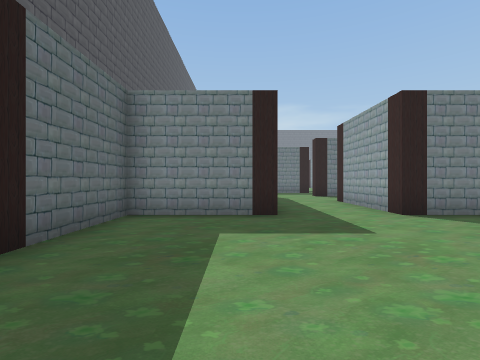
[1] (above)

24 first-person views from a walk through a scene from a Unity 3-D project. The camera is 1.4 m above the floor, looks level and sees 85° across. The floor is counted in squares, 2 m on a side. Each view is taken from the middle of a square. On the plan, view 1 faces up. The plan holds only what a view shows up to about 9 squares ahead; the rest is blank. The place goes on beyond the plan. The player is left out.

[2]
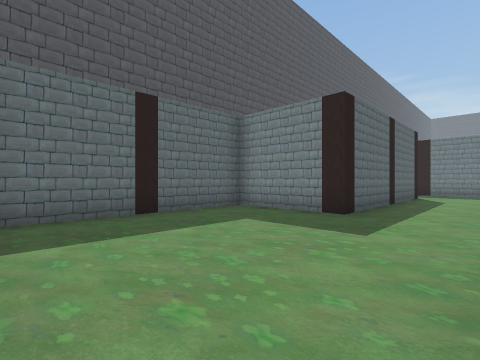

[3]
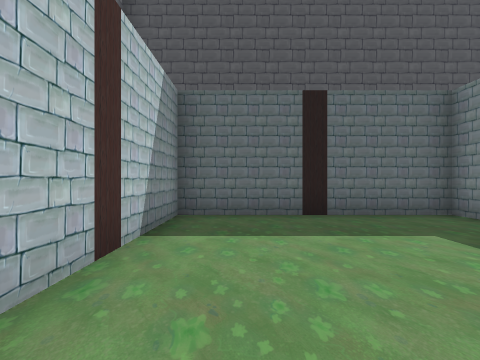

[4]
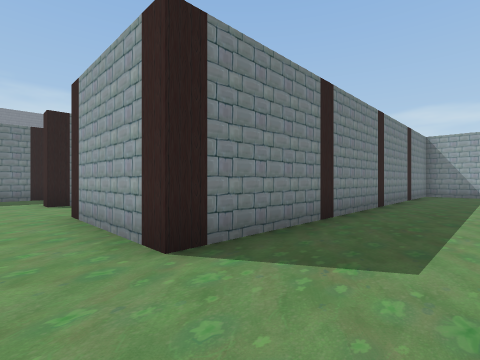

[5]
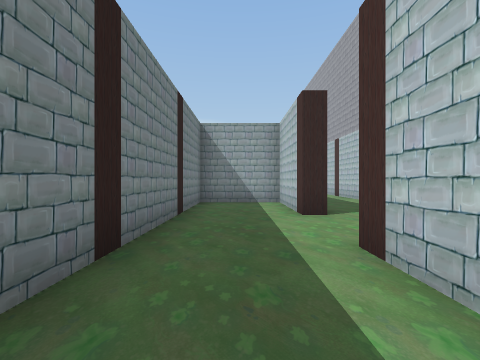

[6]
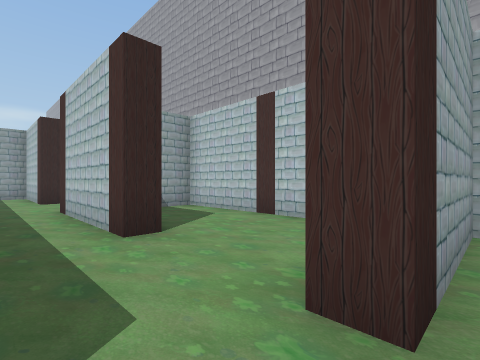

[7]
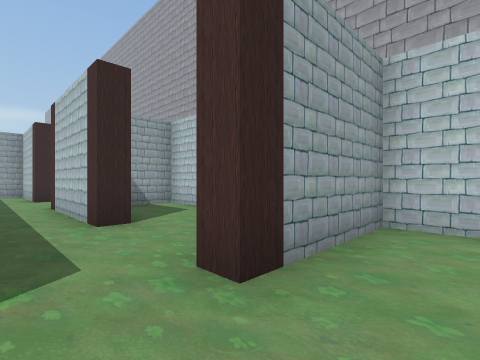

[8]
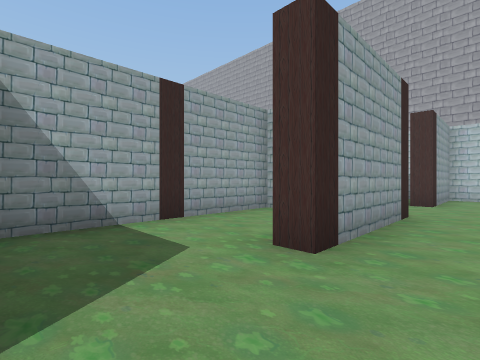

[9]
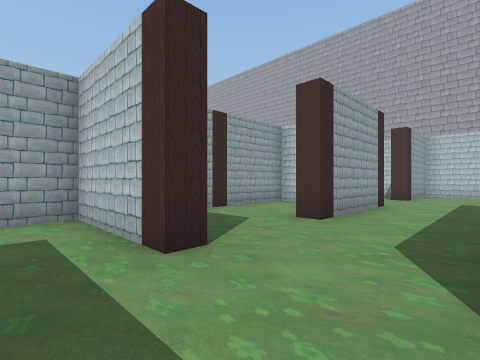

[10]
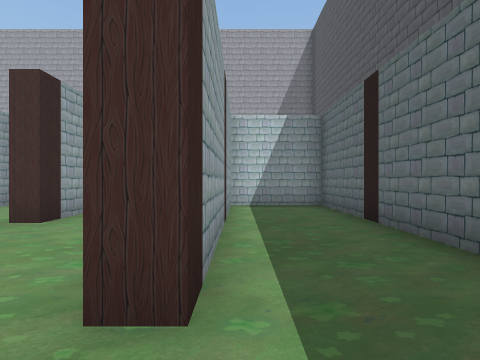

[11]
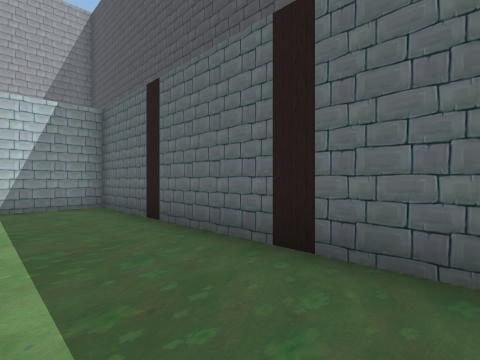

[12]
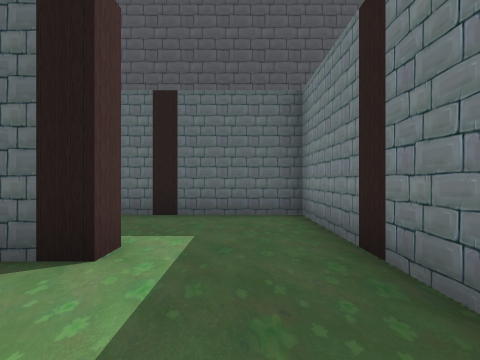

[13]
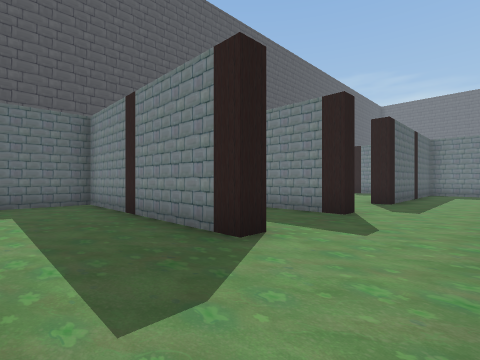

[14]
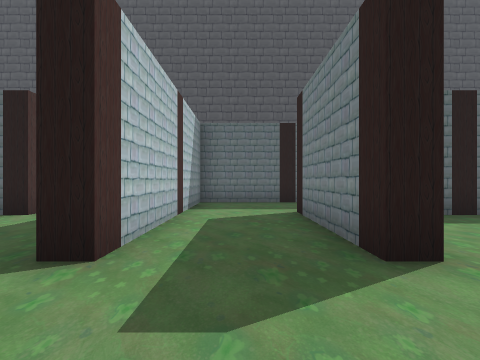

[15]
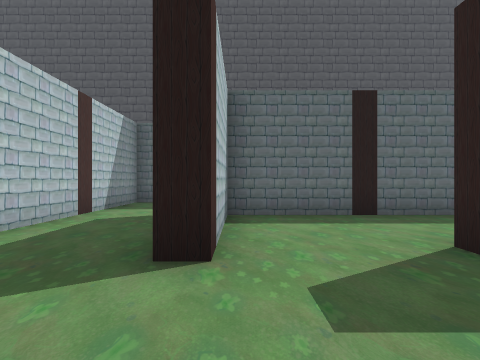

[16]
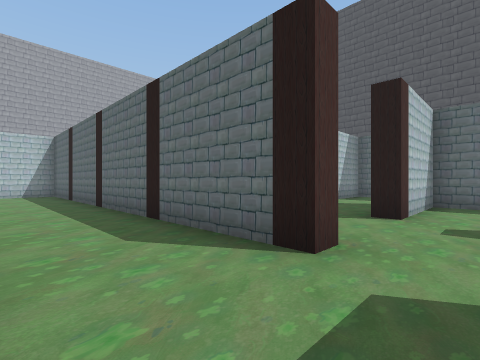

[17]
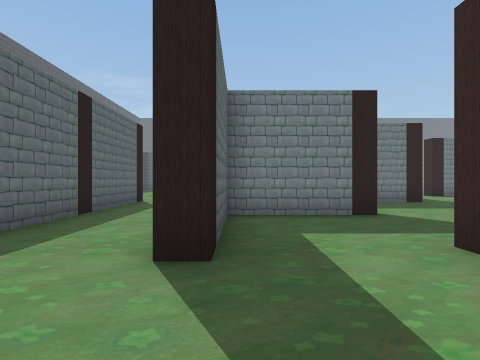

[18]
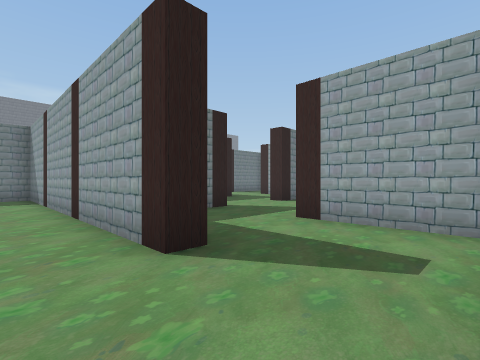

[19]
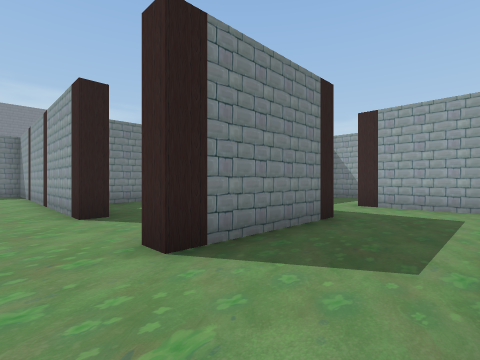

[20]
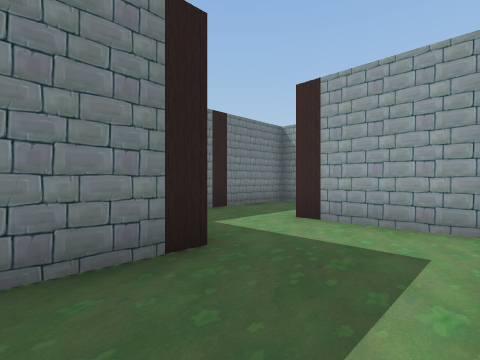

[21]
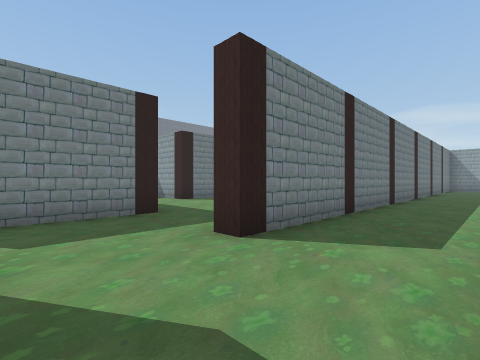

[22]
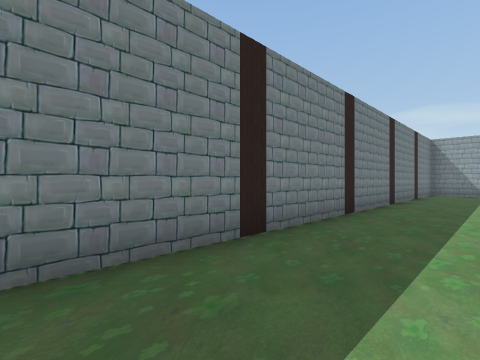

[23]
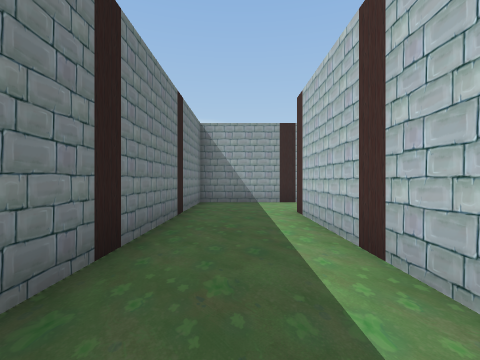

[24]
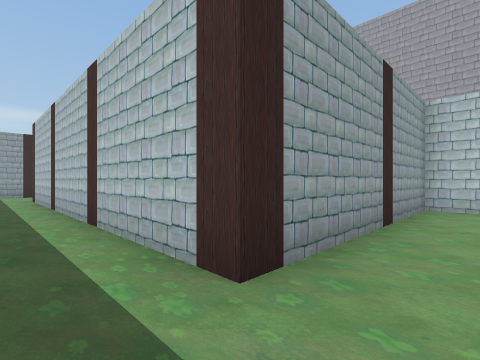

### Floor plan
Key: @ floor where view 1 was taken; # wall or solid block; . floor.
Columns run from 3 left of view 1 to 34 right of it. Each row starts with its distance up from view 1.
 22     #  #.
 21     #..#..
 20     #.....  ##
 19     #........#      ..
 18 #.  #........#      ..
 17 #...###...#..#  ####.
 16 #.........#..#  ....
 15 #.........#..#  ....
 14 #######...#..###...###################
 13 #.........#..#.......................#
 12 #.........#..#.......................#
 11 #...#..####.....###### ..#########  .#
 10 #...#.....#.....#....  ..#
  9 #...#.....#.....#...   ..#
  8 #...#..#..#..####..#   ..#
  7 #...#..#..#........#   ..#
  6 #...#..#..#........#   ..#
  5 #####..#############   ###
  4 #..................#
  3 #..................#
  2 #......#..####..####
  1 #......#.....#  ....
  0 #..@...#.....#
 -1 ######## #####

Positions as (right, up) in squares from view 1, and headings:
1: (0, 0), facing up
2: (3, 0), facing up-left
3: (3, 1), facing left
4: (2, 3), facing up-right
5: (7, 4), facing right
6: (3, 4), facing down-right
7: (2, 4), facing down-right
8: (2, 11), facing down-right
9: (1, 13), facing down-right
10: (0, 13), facing down
11: (0, 13), facing down-left
12: (3, 13), facing left
13: (6, 12), facing up-left
14: (6, 16), facing left
15: (6, 18), facing left
16: (9, 19), facing down-left
17: (10, 9), facing up
18: (8, 9), facing up-right
19: (8, 6), facing up-right
20: (11, 6), facing up-right
21: (13, 12), facing up-right
22: (19, 12), facing up-right
23: (25, 13), facing right
24: (20, 13), facing down-right
